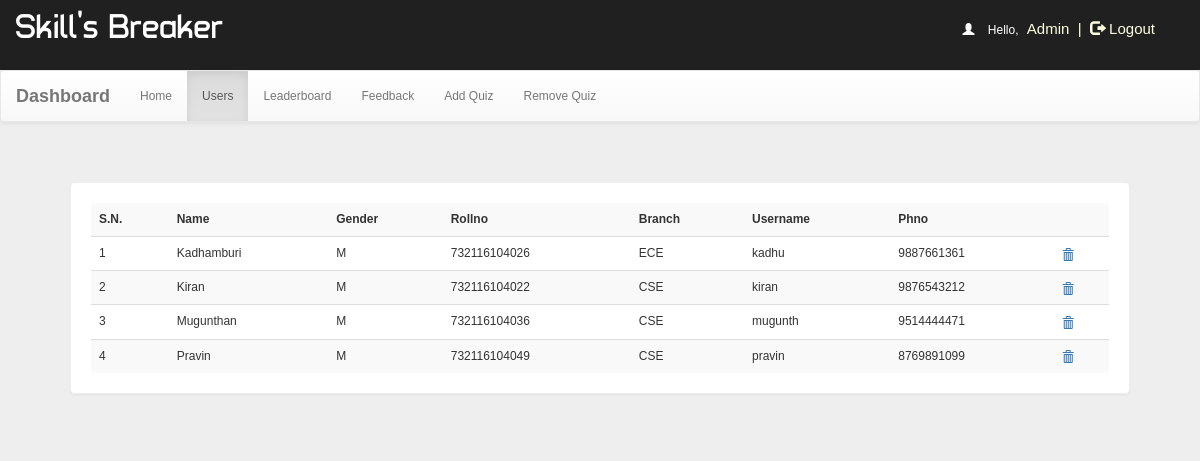
Before: /dash.php?q=1 (signed in) with the older database file.
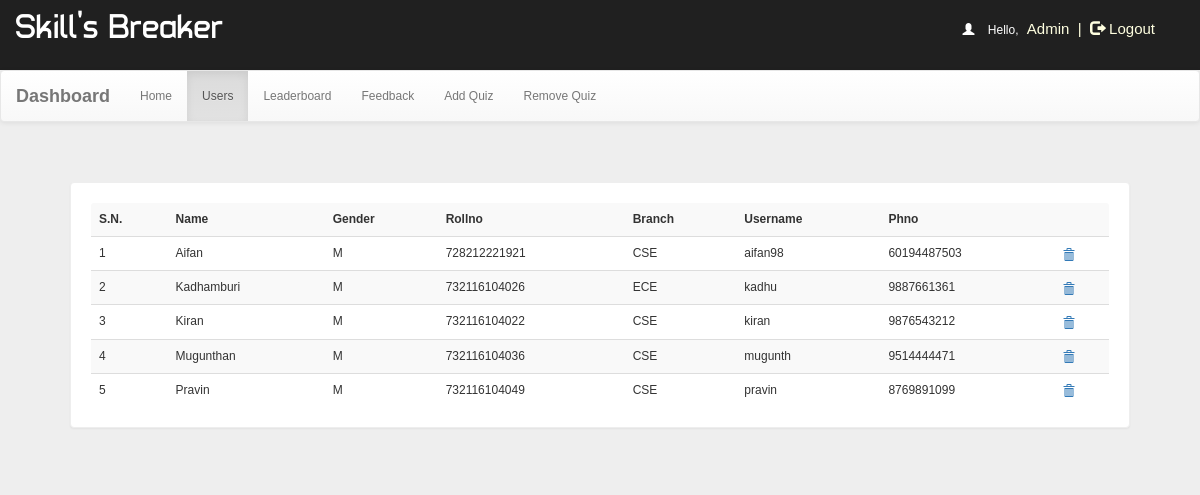
After: the same page with the newer database file.
### tables this page shows
CREATE TABLE `user` (
  `id` int(100) NOT NULL,
  `name` varchar(50) NOT NULL,
  `rollno` varchar(20) NOT NULL,
  `branch` varchar(20) NOT NULL,
  `gender` varchar(5) NOT NULL,
  `username` varchar(50) NOT NULL,
  `phno` bigint(20) NOT NULL,
  `password` varchar(50) NOT NULL,
  `clrname` varchar(30) NOT NULL DEFAULT 'Normal'
);

### dash.php (the view, shortened to what this page needs)
<!DOCTYPE html PUBLIC "-//W3C//DTD XHTML 1.0 Transitional//EN" "http://www.w3.org/TR/xhtml1/DTD/xhtml1-transitional.dtd">
<html xmlns="http://www.w3.org/1999/xhtml">
<head>
<link  rel="stylesheet" href="css/bootstrap.min.css"/>
 <link  rel="stylesheet" href="css/bootstrap-theme.min.css"/>
 <link rel="stylesheet" href="css/main.css">
 <link  rel="stylesheet" href="css/font.css">
</head>
<body  style="background:#eee;">
<body  style="background:#eee;">
<div class="header">
<div class="row">
<div class="col-lg-6">
<span class="logo">Skill's Breaker</span></div>
<?php
include_once 'dbConnection.php';
if (!(isset($_SESSION['username']))  || ($_SESSION['key']) != '54585c506829293a2d4c3b68543b316e2e7a2d277858545a36362e5f39') {
    session_destroy();
    header("location:index.php");
} else {
    $name     = $_SESSION['name'];
    echo '<span class="pull-right top title1" ><span style="color:white"><span class="glyphicon glyphicon-user" aria-hidden="true"></span>&nbsp;&nbsp;&nbsp;&nbsp;Hello,</span> <span class="log log1" style="color:lightyellow">' . $name . '&nbsp;&nbsp;|&nbsp;&nbsp;<a href="logout.php?q=account.php" style="color:lightyellow"><span class="glyphicon glyphicon-log-out" aria-hidden="true"></span>&nbsp;Logout</button></a></span>';
}
?>
</div></div>
<nav class="navbar navbar-default title1">
  <div class="container-fluid">
    <div class="navbar-header">
      <a class="navbar-brand" href="dash.php?q=0"><b>Dashboard</b></a>
    </div>
    <div class="collapse navbar-collapse" id="bs-example-navbar-collapse-1">
      <ul class="nav navbar-nav">
        <li <?php
if (@$_GET['q'] == 0)
    echo 'class="active"';
?>><a href="dash.php?q=0">Home<span class="sr-only">(current)</span></a></li>
        <li <?php
if (@$_GET['q'] == 1)
    echo 'class="active"';
?>><a href="dash.php?q=1">Users</a></li>
    <li <?php
if (@$_GET['q'] == 2)
    echo 'class="active"';
?>><a href="dash.php?q=2">Leaderboard</a></li>
    <li <?php
if (@$_GET['q'] == 3)
    echo 'class="active"';
?>><a href="dash.php?q=3">Feedback</a></li>
        <li <?php
if (@$_GET['q'] == 4)
    echo 'class="active"';
?>><a href="dash.php?q=4">Add Quiz</a></li>
        <li <?php
if (@$_GET['q'] == 5)
    echo 'class="active"';
?>><a href="dash.php?q=5">Remove Quiz</a></li>
      </ul>
          </div>
  </div>
</nav>
<div class="container">
<div class="row">
<div class="col-md-12">
<?php
if (@$_GET['q'] == 1) {
    $result = mysqli_query($con, "SELECT * FROM user") or die('Error');
    echo '<div class="panel"><table class="table table-striped title1">
<tr><td style="vertical-align:middle"><b>S.N.</b></td><td style="vertical-align:middle"><b>Name</b></td><td style="vertical-align:middle"><b>Gender</b></td><td style="vertical-align:middle"><b>Rollno</b></td><td style="vertical-align:middle"><b>Branch</b></td><td style="vertical-align:middle"><b>Username</b></td><td style="vertical-align:middle"><b>Phno</b></td><td style="vertical-align:middle"></td></tr>';
    $c = 1;
    while ($row = mysqli_fetch_array($result)) {
        $name      = $row['name'];
        $phno      = $row['phno'];
        $gender    = $row['gender'];
        $rollno    = $row['rollno'];
        $branch    = $row['branch'];
        $username1 = $row['username'];
        echo '<tr><td style="vertical-align:middle">' . $c++ . '</td><td style="vertical-align:middle">' . $name . '</td><td style="vertical-align:middle">' . $gender . '</td><td style="vertical-align:middle">' . $rollno . '</td><td style="vertical-align:middle">' . $branch . '</td><td style="vertical-align:middle">' . $username1 . '</td><td style="vertical-align:middle">' . $phno . '</td>
  <td style="vertical-align:middle"><a title="Delete User" href="update.php?dusername=' . $username1 . '"><b><span class="glyphicon glyphicon-trash" aria-hidden="true"></span></b></a></td></tr>';
    }
    echo '</table></div>';
}
?>
</div>
</div></div>
</body>
</html>

### css/main.css (style rules this page uses)
body { overflow-x:hidden;width:100%;font: 12px "Century Gothic", "Times Roman", sans-serif;background:#eee;min-height:550px;background-attachment:fixed; }
.panel { border-color:#eee;margin:40px;padding:20px;font: 15px "Century Gothic", "Times Roman", sans-serif; }
.header { background:#202020;height:70px; }
.logo { font-family:'typo';font-size:35px;color:#ffffff;margin:15px; }
.title1 { font: 12px "Century Gothic", "Times Roman", sans-serif; }
.top { margin-top:20px; }
.log1 { font: 15px 'Ubuntu', sans-serif;color:#0000ff;margin-left:10px; }
.log { margin:10px;margin-right:60px;margin-left:5px;color:#ffffb3;text-decoration:none;font-size:20px;font-size:15px; }

Changed rows visible on the page:
added user: name "Aifan", gender "M", rollno "728212221921", branch "CSE", username "aifan98", phno "60194487503"
